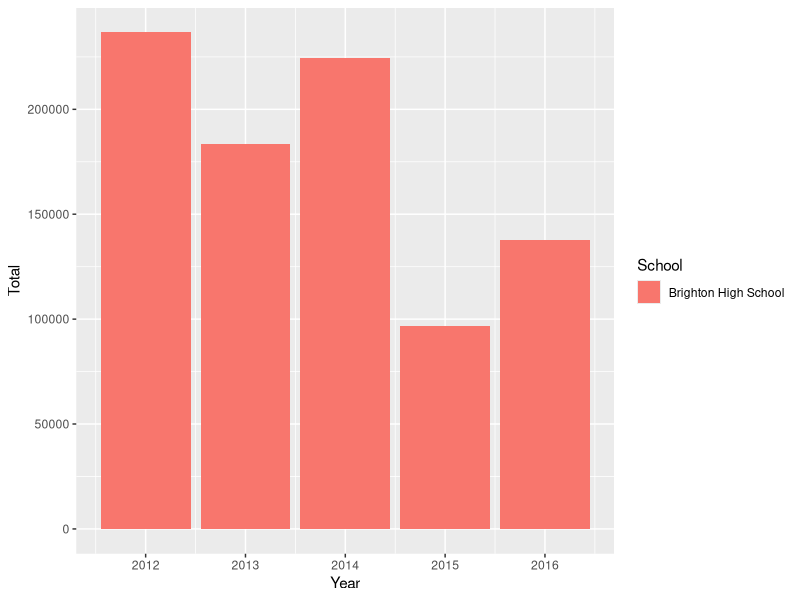
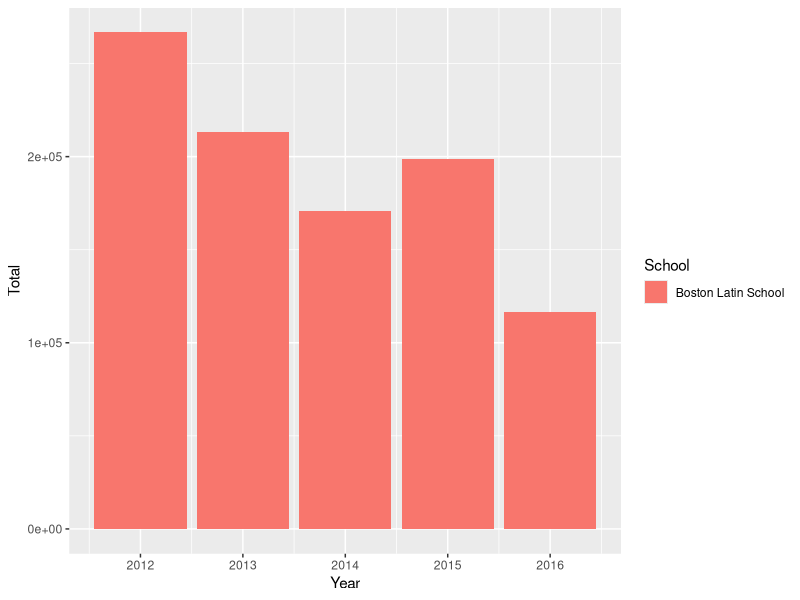

The R source for these figures, in order:
avgs<-read.csv('averages.csv')
years<-read.csv('years.csv')
years<-years[years$Year < 2017,]
require(ggplot2)

data=years[years$School == "Brighton High School",]

#One School
brighton <- ggplot(data=years[years$School == "Brighton High School",], aes(x=Year, y=Total,fill = School)) + geom_bar(stat = "identity")

brighton

#second School
bls <- ggplot(data=years[years$School == "Boston Latin School",], aes(x=Year, y=Total,fill = School)) + geom_bar(stat = "identity")

bls

#Two School
#twoBase <- ggplot(data=years[years$School == "Brighton High School" | years$School == "Boston Latin School",], aes(x=Year, y=Total, fill = School))

#twoBase + geom_bar(stat = "identity", position = "dodge")
